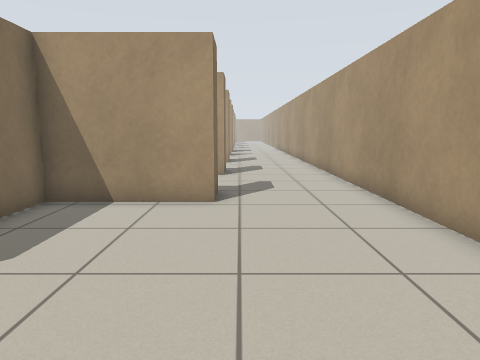
View 1 (above)

24 first-person views from a walk through a Stage world. The camera is 0.86 m above the floor, tilts 8° down and sees 70° across. Floor lines are 1 m apart. The floor is counted in squares, 0.5 m on a side. Each view is taken from the middle of a square. On the plan, view 1 faces up. The plan holds only what a view shows up to about 17 squares ahead; the rest is blank. The place goes on beyond the plan. The robots in the file are not drawn.

View 2
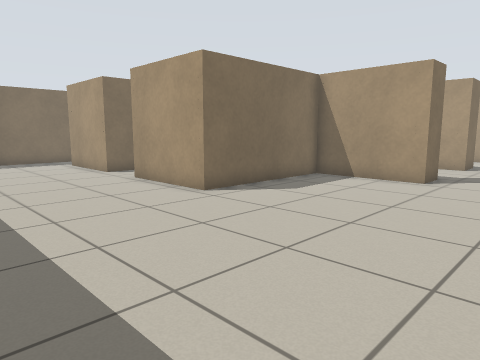

View 3
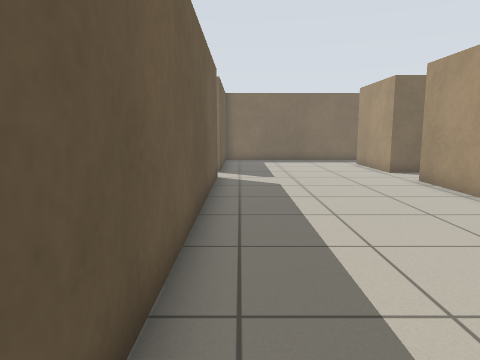

View 4
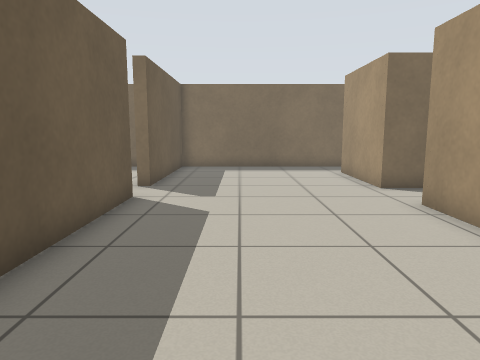

View 5
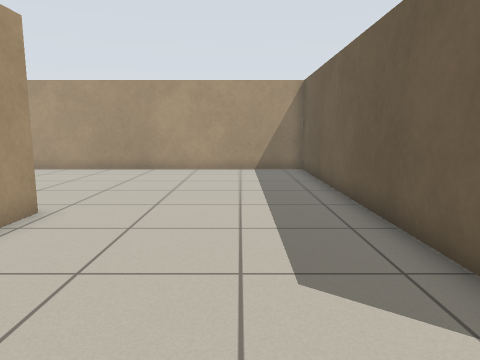

View 6
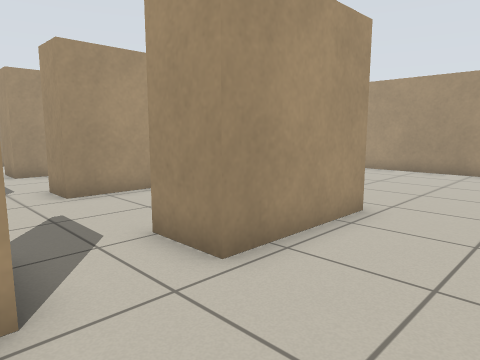

View 7
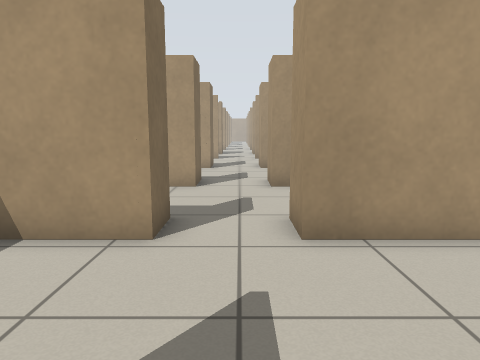

View 8
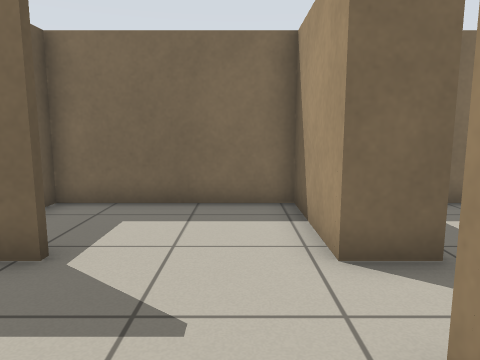

View 9
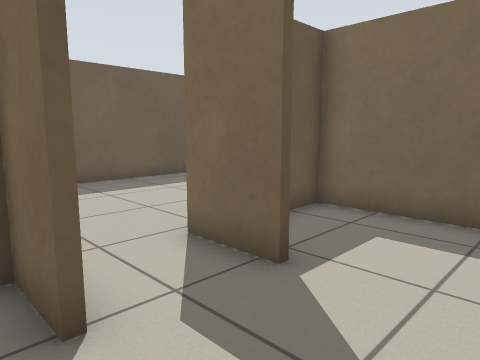

View 10
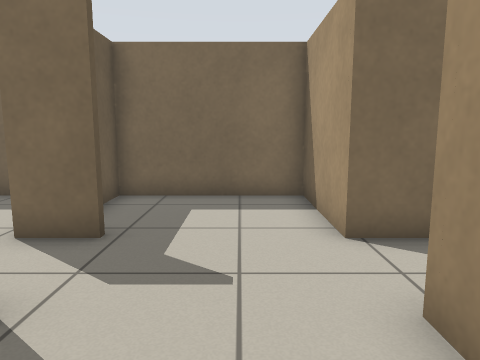

View 11
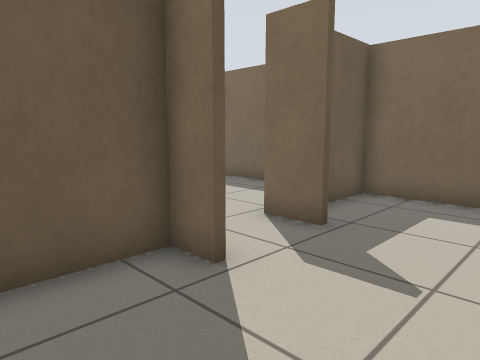

View 12
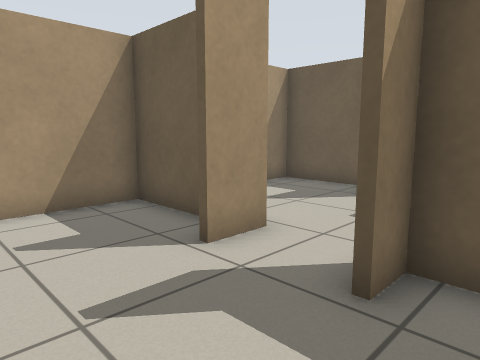

View 13
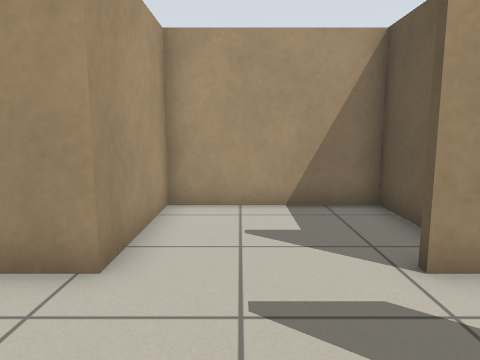

View 14
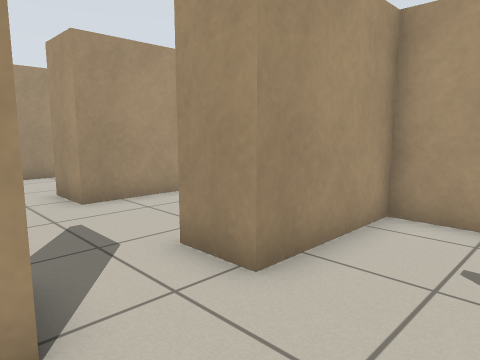

View 15
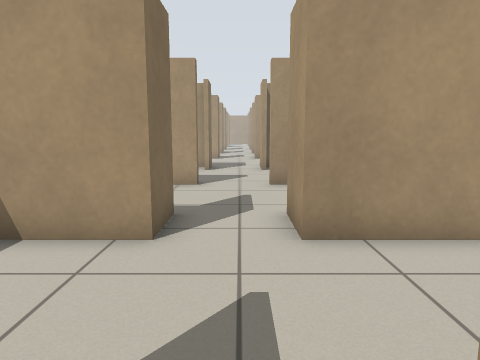

View 16
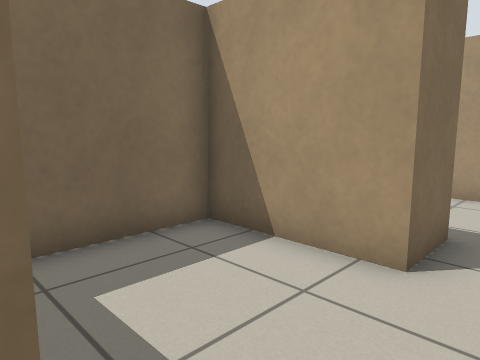

View 17
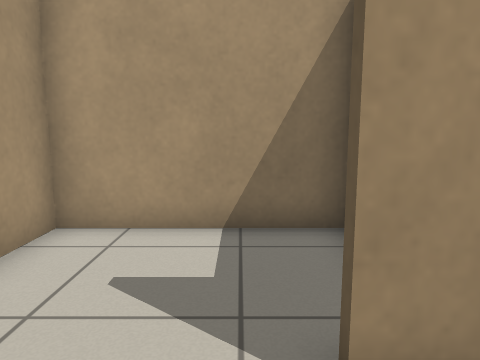

View 18
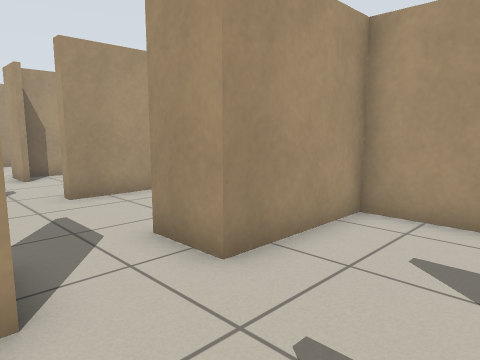

View 19
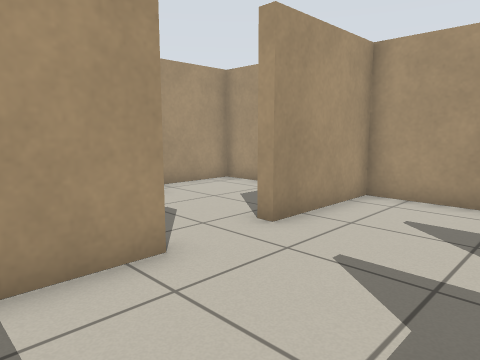

View 20
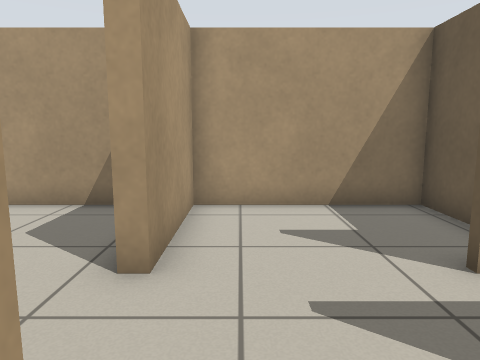

View 21
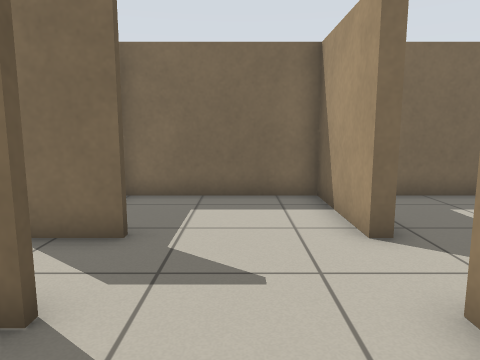

View 22
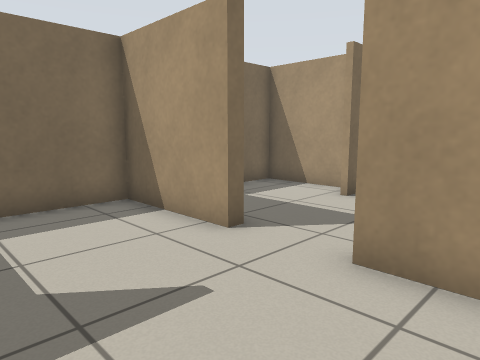

View 23
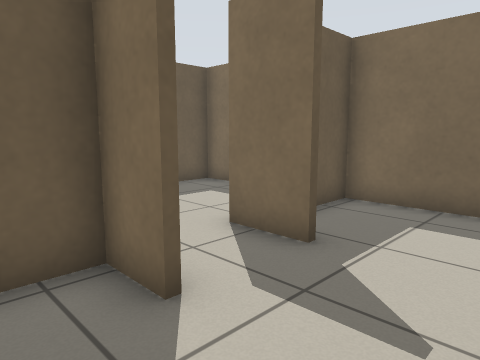

View 24
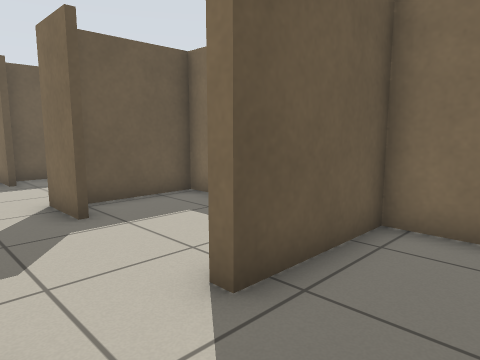

### Floor plan
Ten units are one square. View 1 is at (0, 0); x grows to the right and y downward. Boxes are objects, and circles mark ways between rooms. Rooms are numbered by the first view taken in them; rooms with no view inside come last. Other rooms are left out.
<svg viewBox="-185 -312 228 371">
<path fill="none" stroke="#000" d="M-114 -23 -156 -23M-101 49 38 49 38 -75M-6 -83 -48 -83 -48 -23 -90 -23M-180 -31 -180 49 -118 49 -118 54M-114 -44 -114 -23M-88 -42 -88 -25 -50 -25 -50 -38M-114 -83 -152 -83 -152 -25 -140 -25M-90 -23 -90 -41M-61 -83 -90 -83M-88 -98 -88 -87 -50 -87 -50 -137 -90 -137M-114 -98 -114 -83M-90 -83 -90 -98M-114 -137 -152 -137 -152 -87 -116 -87 -116 -98M-114 -154 -114 -137M-114 -193 -152 -193 -152 -141 -118 -141M-90 -137 -90 -154M-50 -140 -50 -193 -90 -193M-88 -211 -88 -197 -50 -197 -50 -251 -90 -251M-114 -211 -114 -193M-114 -251 -152 -251 -152 -197 -121 -197M-90 -193 -90 -211M-90 -251 -90 -255M-116 -307 -152 -307 -152 -255 -114 -255 -114 -251M-50 -269 -50 -307 -88 -307M-6 -98 -6 -83M-6 -154 -6 -137 -18 -137M38 -75 38 -154"/>
<circle cx="-100" cy="-20" r="3" fill="#2a7"/>
<circle cx="15" cy="-85" r="3" fill="#2a7"/>
<circle cx="-100" cy="-90" r="3" fill="#2a7"/>
<circle cx="-100" cy="-145" r="3" fill="#2a7"/>
<circle cx="-100" cy="-200" r="3" fill="#2a7"/>
<circle cx="-105" cy="-255" r="3" fill="#2a7"/>
<text x="-50" y="0">1</text>
<text x="-100" y="-60">2</text>
<text x="-100" y="-110">3</text>
<text x="-100" y="-170">4</text>
<text x="-100" y="-230">5</text>
<text x="-100" y="-280">6</text>
<text x="0" y="-120">7</text>
</svg>
Room 1 opens to room 2. Room 1 opens to room 7. Room 2 opens to room 3. Room 3 opens to room 4. Room 4 opens to room 5. Room 5 opens to room 6.

Where each view was taken, in squares from view 1:
view 1: 0 up, 0 right, facing up
view 2: 4 down, 3 right, facing up-left
view 3: 4 down, 3 right, facing left
view 4: 2 down, 1 left, facing left
view 5: 2 down, 12 left, facing right
view 6: 1 down, 12 left, facing up-right
view 7: 3 up, 10 left, facing up
view 8: 7 up, 7 left, facing left
view 9: 7 up, 8 left, facing down-left
view 10: 12 up, 6 left, facing left
view 11: 13 up, 6 left, facing down-left
view 12: 13 up, 13 left, facing down-right
view 13: 12 up, 13 left, facing right
view 14: 11 up, 12 left, facing up-right
view 15: 14 up, 10 left, facing up
view 16: 15 up, 10 left, facing up-left
view 17: 16 up, 11 left, facing right
view 18: 16 up, 12 left, facing up-right
view 19: 21 up, 14 left, facing up-right
view 20: 24 up, 13 left, facing right
view 21: 23 up, 6 left, facing left
view 22: 21 up, 7 left, facing up-left
view 23: 24 up, 7 left, facing down-left
view 24: 28 up, 9 left, facing down-left
